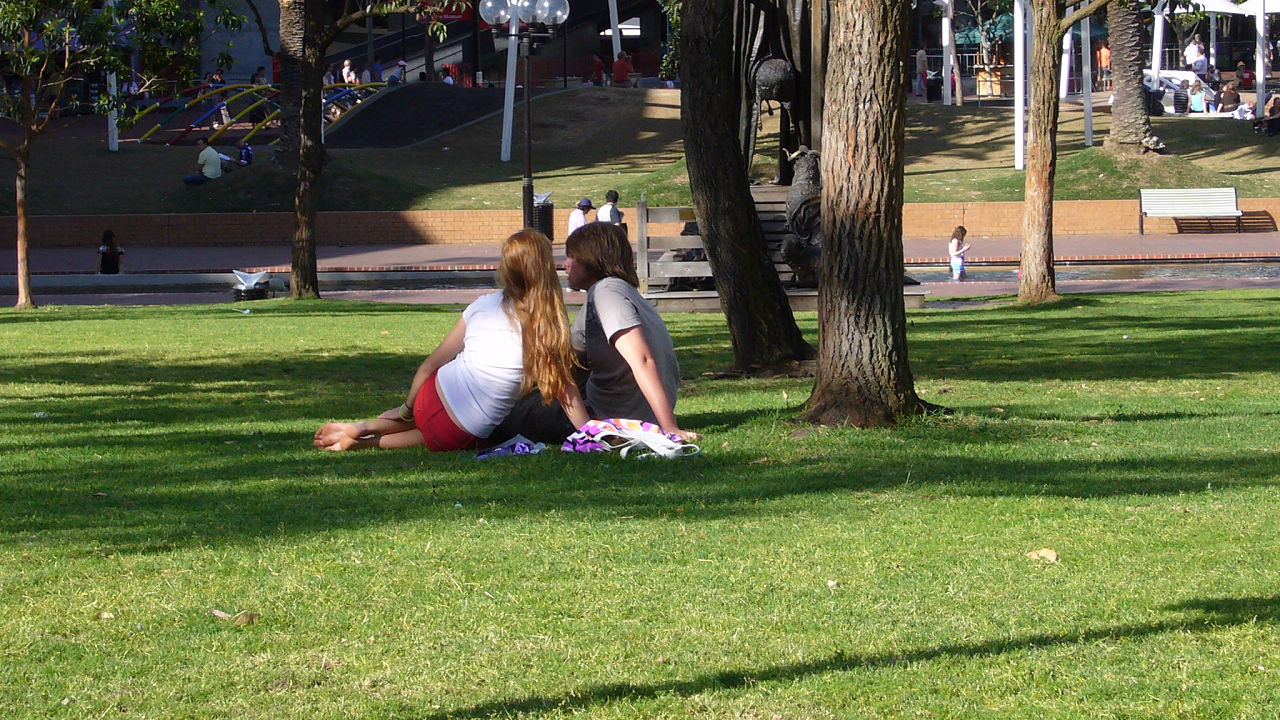
#> input picture code/application/source/uvc_gadget_test/1280x720.jpg, 1280 x 720 px
$ python create_yuv_image.py ../code/application/source/uvc_gadget_test/1280x720.jpg 100 100 out.png
#> lines starting #> are read from the running program, lines starting #| are printed output that depends on the picture
#> in main, img is the input picture: PIL image 1280x720 RGB; mean R, G, B 102.6, 108.8, 70.3
#!/usr/bin/env python3
"""
YUV420 Semi-Planar (NV12) Image Creator
Converts PNG/JPG to YUV420 SP format for AI testing
"""

import sys
import numpy as np
from PIL import Image

def rgb_to_yuv420sp(rgb_image, width, height):
    """Convert RGB image to YUV420 Semi-Planar (NV12) format"""
#> called with width = 100, height = 100
    # Resize if needed
    if rgb_image.size != (width, height):
        rgb_image = rgb_image.resize((width, height), Image.LANCZOS)
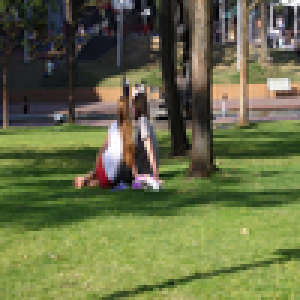
#> rgb_image: PIL image 100x100 RGB (shown 3 times larger); mean R, G, B 102.6, 108.8, 70.3

    # Convert to numpy array
    rgb = np.array(rgb_image)

    # RGB to YUV conversion
    R = rgb[:, :, 0].astype(np.float32)
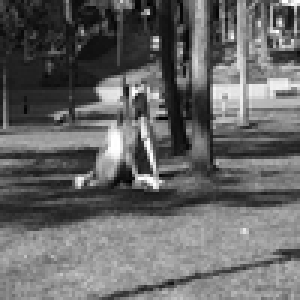
#> R: shape (100, 100) float32 (shown 3 times larger); min 0, max 255, mean 102.6
    G = rgb[:, :, 1].astype(np.float32)
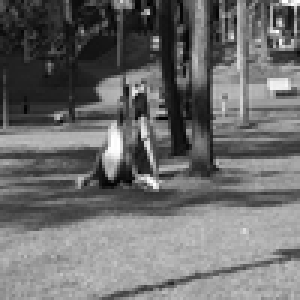
#> G: shape (100, 100) float32 (shown 3 times larger); min 0, max 255, mean 108.8
    B = rgb[:, :, 2].astype(np.float32)
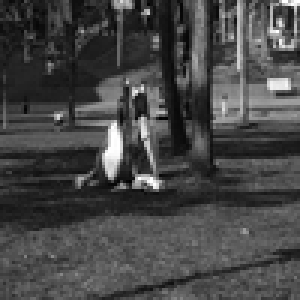
#> B: shape (100, 100) float32 (shown 3 times larger); min 0, max 255, mean 70.3

    # BT.601 conversion
    Y = 0.299 * R + 0.587 * G + 0.114 * B
    U = -0.168736 * R - 0.331264 * G + 0.5 * B + 128
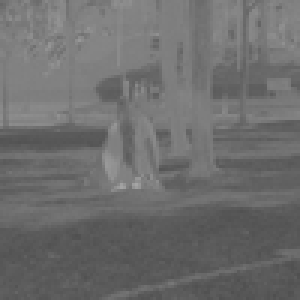
#> U: shape (100, 100) float32 (shown 3 times larger); min 79.02, max 165.5, mean 109.8
    V = 0.5 * R - 0.418688 * G - 0.081312 * B + 128
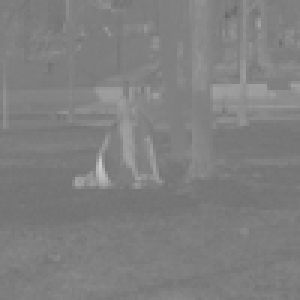
#> V: shape (100, 100) float32 (shown 3 times larger); min 104.8, max 202.3, mean 128

    Y = np.clip(Y, 0, 255).astype(np.uint8)
    U = np.clip(U, 0, 255).astype(np.uint8)
    V = np.clip(V, 0, 255).astype(np.uint8)

    # Downsample U and V (4:2:0)
    U_downsampled = U[::2, ::2]
    V_downsampled = V[::2, ::2]

    # Interleave U and V for NV12 format
    uv_height = height // 2
    uv_width = width // 2
    UV = np.empty((uv_height, uv_width, 2), dtype=np.uint8)
    UV[:, :, 0] = U_downsampled
    UV[:, :, 1] = V_downsampled

    # Flatten to create output buffer
    y_plane = Y.flatten()
#> y_plane = 10000 values, max 255 at index 94, min 0 at index 149, mean 102.1
    uv_plane = UV.flatten()

    return np.concatenate([y_plane, uv_plane])

def main():
    if len(sys.argv) < 4:
        print("Usage: create_yuv_image.py <input.png/jpg> <width> <height> [output.bin]")
        print("Example: create_yuv_image.py photo.jpg 512 376 YUV420_SP_W512H376.bin")
        sys.exit(1)

    input_file = sys.argv[1]
    width = int(sys.argv[2])
    height = int(sys.argv[3])
    output_file = sys.argv[4] if len(sys.argv) > 4 else f"YUV420_SP_W{width}H{height}.bin"

    # Check width and height are even (required for YUV420)
    if width % 2 != 0 or height % 2 != 0:
        print("Error: Width and height must be even numbers for YUV420 format")
        sys.exit(1)

    print(f"Converting {input_file} to YUV420 SP format...")
    print(f"Target size: {width}x{height}")

    try:
        # Load image
        img = Image.open(input_file)
        if img.mode != 'RGB':
            img = img.convert('RGB')

        # Convert to YUV420 SP
        yuv_data = rgb_to_yuv420sp(img, width, height)
#> yuv_data = 15000 values, max 255 at index 94, min 0 at index 149, mean 107.6

        # Save to file
        yuv_data.tofile(output_file)

        expected_size = width * height * 3 // 2
        actual_size = len(yuv_data)
#> actual_size = 15000

        print(f"✓ Created: {output_file}")
        print(f"  Size: {actual_size} bytes (expected: {expected_size})")
#|   Size: 15000 bytes (expected: 15000)
        print(f"  Format: YUV420 Semi-Planar (NV12)")

    except Exception as e:
        print(f"Error: {e}")
        sys.exit(1)

if __name__ == "__main__":
    main()
